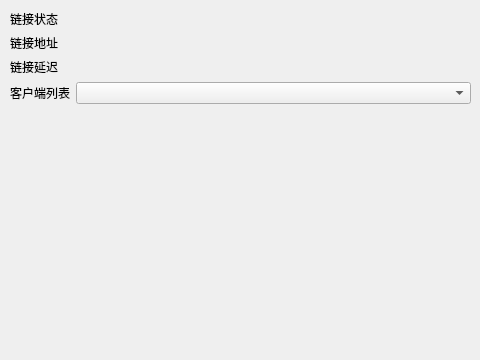
<?xml version="1.0" encoding="UTF-8"?>
<ui version="4.0">
 <class>ConnectionDialog</class>
 <widget class="QDialog" name="ConnectionDialog">
  <property name="geometry">
   <rect>
    <x>0</x>
    <y>0</y>
    <width>480</width>
    <height>360</height>
   </rect>
  </property>
  <property name="windowTitle">
   <string>连接信息</string>
  </property>
  <widget class="QWidget" name="layoutWidget">
   <property name="geometry">
    <rect>
     <x>10</x>
     <y>10</y>
     <width>461</width>
     <height>341</height>
    </rect>
   </property>
   <layout class="QFormLayout" name="formLayout">
    <item row="0" column="0">
     <widget class="QLabel" name="label">
      <property name="text">
       <string>链接状态</string>
      </property>
     </widget>
    </item>
    <item row="0" column="1">
     <widget class="QLabel" name="linkStatus">
      <property name="text">
       <string/>
      </property>
     </widget>
    </item>
    <item row="1" column="0">
     <widget class="QLabel" name="label_2">
      <property name="text">
       <string>链接地址</string>
      </property>
     </widget>
    </item>
    <item row="1" column="1">
     <widget class="QLabel" name="linkAddr">
      <property name="text">
       <string/>
      </property>
     </widget>
    </item>
    <item row="2" column="0">
     <widget class="QLabel" name="label_3">
      <property name="text">
       <string>链接延迟</string>
      </property>
     </widget>
    </item>
    <item row="2" column="1">
     <widget class="QLabel" name="linkDelay">
      <property name="text">
       <string/>
      </property>
     </widget>
    </item>
    <item row="3" column="0">
     <widget class="QLabel" name="label_4">
      <property name="text">
       <string>客户端列表</string>
      </property>
     </widget>
    </item>
    <item row="3" column="1">
     <widget class="QComboBox" name="peers"/>
    </item>
   </layout>
  </widget>
 </widget>
 <resources/>
 <connections/>
</ui>
